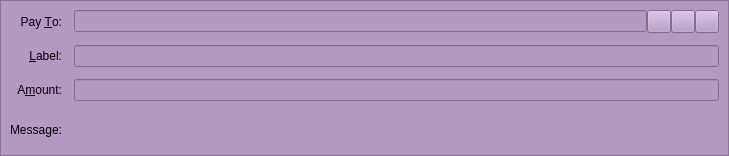
<?xml version="1.0" encoding="UTF-8"?>
<ui version="4.0">
 <class>SendCoinsEntry</class>
 <widget class="QStackedWidget" name="SendCoinsEntry">
  <property name="geometry">
   <rect>
    <x>0</x>
    <y>0</y>
    <width>729</width>
    <height>156</height>
   </rect>
  </property>
  <property name="focusPolicy">
   <enum>Qt::TabFocus</enum>
  </property>
  <property name="autoFillBackground">
   <bool>false</bool>
  </property>
  <property name="styleSheet">
   <string notr="true">background-color: rgb(179, 152, 194);</string>
  </property>
  <widget class="QFrame" name="SendCoins">
   <property name="toolTip">
    <string>This is a normal payment.</string>
   </property>
   <property name="frameShape">
    <enum>QFrame::StyledPanel</enum>
   </property>
   <property name="frameShadow">
    <enum>QFrame::Sunken</enum>
   </property>
   <layout class="QGridLayout" name="gridLayout">
    <property name="spacing">
     <number>12</number>
    </property>
    <item row="0" column="0">
     <widget class="QLabel" name="payToLabel">
      <property name="text">
       <string>Pay &amp;To:</string>
      </property>
      <property name="alignment">
       <set>Qt::AlignRight|Qt::AlignTrailing|Qt::AlignVCenter</set>
      </property>
      <property name="buddy">
       <cstring>payTo</cstring>
      </property>
     </widget>
    </item>
    <item row="0" column="1">
     <layout class="QHBoxLayout" name="payToLayout">
      <property name="spacing">
       <number>0</number>
      </property>
      <item>
       <widget class="QValidatedLineEdit" name="payTo">
        <property name="toolTip">
         <string>The DigitalShadow address to send the payment to</string>
        </property>
       </widget>
      </item>
      <item>
       <widget class="QToolButton" name="addressBookButton">
        <property name="toolTip">
         <string>Choose previously used address</string>
        </property>
        <property name="text">
         <string/>
        </property>
        <property name="icon">
         <iconset resource="../digitalshadow.qrc">
          <normaloff>:/icons/address-book</normaloff>:/icons/address-book</iconset>
        </property>
        <property name="shortcut">
         <string>Alt+A</string>
        </property>
       </widget>
      </item>
      <item>
       <widget class="QToolButton" name="pasteButton">
        <property name="toolTip">
         <string>Paste address from clipboard</string>
        </property>
        <property name="text">
         <string/>
        </property>
        <property name="icon">
         <iconset resource="../digitalshadow.qrc">
          <normaloff>:/icons/editpaste</normaloff>:/icons/editpaste</iconset>
        </property>
        <property name="shortcut">
         <string>Alt+P</string>
        </property>
       </widget>
      </item>
      <item>
       <widget class="QToolButton" name="deleteButton">
        <property name="toolTip">
         <string>Remove this entry</string>
        </property>
        <property name="text">
         <string/>
        </property>
        <property name="icon">
         <iconset resource="../digitalshadow.qrc">
          <normaloff>:/icons/remove</normaloff>:/icons/remove</iconset>
        </property>
       </widget>
      </item>
     </layout>
    </item>
    <item row="1" column="0">
     <widget class="QLabel" name="labelLabel">
      <property name="text">
       <string>&amp;Label:</string>
      </property>
      <property name="alignment">
       <set>Qt::AlignRight|Qt::AlignTrailing|Qt::AlignVCenter</set>
      </property>
      <property name="buddy">
       <cstring>addAsLabel</cstring>
      </property>
     </widget>
    </item>
    <item row="1" column="1">
     <widget class="QLineEdit" name="addAsLabel">
      <property name="toolTip">
       <string>Enter a label for this address to add it to the list of used addresses</string>
      </property>
     </widget>
    </item>
    <item row="2" column="0">
     <widget class="QLabel" name="amountLabel">
      <property name="text">
       <string>A&amp;mount:</string>
      </property>
      <property name="alignment">
       <set>Qt::AlignRight|Qt::AlignTrailing|Qt::AlignVCenter</set>
      </property>
      <property name="buddy">
       <cstring>payAmount</cstring>
      </property>
     </widget>
    </item>
    <item row="2" column="1">
     <widget class="BitcoinAmountField" name="payAmount"/>
    </item>
    <item row="3" column="0">
     <widget class="QLabel" name="messageLabel">
      <property name="text">
       <string>Message:</string>
      </property>
      <property name="alignment">
       <set>Qt::AlignRight|Qt::AlignTrailing|Qt::AlignVCenter</set>
      </property>
     </widget>
    </item>
    <item row="3" column="1">
     <widget class="QLabel" name="messageTextLabel">
      <property name="toolTip">
       <string>A message that was attached to the DigitalShadow: URI which will be stored with the transaction for your reference. Note: This message will not be sent over the DigitalShadow network.</string>
      </property>
      <property name="textFormat">
       <enum>Qt::PlainText</enum>
      </property>
     </widget>
    </item>
   </layout>
  </widget>
  <widget class="QFrame" name="SendCoins_InsecurePaymentRequest">
   <property name="palette">
    <palette>
     <active>
      <colorrole role="WindowText">
       <brush brushstyle="SolidPattern">
        <color alpha="255">
         <red>0</red>
         <green>0</green>
         <blue>0</blue>
        </color>
       </brush>
      </colorrole>
      <colorrole role="Button">
       <brush brushstyle="SolidPattern">
        <color alpha="255">
         <red>179</red>
         <green>152</green>
         <blue>194</blue>
        </color>
       </brush>
      </colorrole>
      <colorrole role="Light">
       <brush brushstyle="SolidPattern">
        <color alpha="255">
         <red>255</red>
         <green>255</green>
         <blue>255</blue>
        </color>
       </brush>
      </colorrole>
      <colorrole role="Midlight">
       <brush brushstyle="SolidPattern">
        <color alpha="255">
         <red>255</red>
         <green>255</green>
         <blue>191</blue>
        </color>
       </brush>
      </colorrole>
      <colorrole role="Dark">
       <brush brushstyle="SolidPattern">
        <color alpha="255">
         <red>127</red>
         <green>127</green>
         <blue>63</blue>
        </color>
       </brush>
      </colorrole>
      <colorrole role="Mid">
       <brush brushstyle="SolidPattern">
        <color alpha="255">
         <red>170</red>
         <green>170</green>
         <blue>84</blue>
        </color>
       </brush>
      </colorrole>
      <colorrole role="Text">
       <brush brushstyle="SolidPattern">
        <color alpha="255">
         <red>0</red>
         <green>0</green>
         <blue>0</blue>
        </color>
       </brush>
      </colorrole>
      <colorrole role="BrightText">
       <brush brushstyle="SolidPattern">
        <color alpha="255">
         <red>255</red>
         <green>255</green>
         <blue>255</blue>
        </color>
       </brush>
      </colorrole>
      <colorrole role="ButtonText">
       <brush brushstyle="SolidPattern">
        <color alpha="255">
         <red>0</red>
         <green>0</green>
         <blue>0</blue>
        </color>
       </brush>
      </colorrole>
      <colorrole role="Base">
       <brush brushstyle="SolidPattern">
        <color alpha="255">
         <red>179</red>
         <green>152</green>
         <blue>194</blue>
        </color>
       </brush>
      </colorrole>
      <colorrole role="Window">
       <brush brushstyle="SolidPattern">
        <color alpha="255">
         <red>179</red>
         <green>152</green>
         <blue>194</blue>
        </color>
       </brush>
      </colorrole>
      <colorrole role="Shadow">
       <brush brushstyle="SolidPattern">
        <color alpha="255">
         <red>0</red>
         <green>0</green>
         <blue>0</blue>
        </color>
       </brush>
      </colorrole>
      <colorrole role="AlternateBase">
       <brush brushstyle="SolidPattern">
        <color alpha="255">
         <red>255</red>
         <green>255</green>
         <blue>191</blue>
        </color>
       </brush>
      </colorrole>
      <colorrole role="ToolTipBase">
       <brush brushstyle="SolidPattern">
        <color alpha="255">
         <red>255</red>
         <green>255</green>
         <blue>220</blue>
        </color>
       </brush>
      </colorrole>
      <colorrole role="ToolTipText">
       <brush brushstyle="SolidPattern">
        <color alpha="255">
         <red>0</red>
         <green>0</green>
         <blue>0</blue>
        </color>
       </brush>
      </colorrole>
     </active>
     <inactive>
      <colorrole role="WindowText">
       <brush brushstyle="SolidPattern">
        <color alpha="255">
         <red>0</red>
         <green>0</green>
         <blue>0</blue>
        </color>
       </brush>
      </colorrole>
      <colorrole role="Button">
       <brush brushstyle="SolidPattern">
        <color alpha="255">
         <red>179</red>
         <green>152</green>
         <blue>194</blue>
        </color>
       </brush>
      </colorrole>
      <colorrole role="Light">
       <brush brushstyle="SolidPattern">
        <color alpha="255">
         <red>255</red>
         <green>255</green>
         <blue>255</blue>
        </color>
       </brush>
      </colorrole>
      <colorrole role="Midlight">
       <brush brushstyle="SolidPattern">
        <color alpha="255">
         <red>255</red>
         <green>255</green>
         <blue>191</blue>
        </color>
       </brush>
      </colorrole>
      <colorrole role="Dark">
       <brush brushstyle="SolidPattern">
        <color alpha="255">
         <red>127</red>
         <green>127</green>
         <blue>63</blue>
        </color>
       </brush>
      </colorrole>
      <colorrole role="Mid">
       <brush brushstyle="SolidPattern">
        <color alpha="255">
         <red>170</red>
         <green>170</green>
         <blue>84</blue>
        </color>
       </brush>
      </colorrole>
      <colorrole role="Text">
       <brush brushstyle="SolidPattern">
        <color alpha="255">
         <red>0</red>
         <green>0</green>
         <blue>0</blue>
        </color>
       </brush>
      </colorrole>
      <colorrole role="BrightText">
       <brush brushstyle="SolidPattern">
        <color alpha="255">
         <red>255</red>
         <green>255</green>
         <blue>255</blue>
        </color>
       </brush>
      </colorrole>
      <colorrole role="ButtonText">
       <brush brushstyle="SolidPattern">
        <color alpha="255">
         <red>0</red>
         <green>0</green>
         <blue>0</blue>
        </color>
       </brush>
      </colorrole>
      <colorrole role="Base">
       <brush brushstyle="SolidPattern">
        <color alpha="255">
         <red>179</red>
         <green>152</green>
         <blue>194</blue>
        </color>
       </brush>
      </colorrole>
      <colorrole role="Window">
       <brush brushstyle="SolidPattern">
        <color alpha="255">
         <red>179</red>
         <green>152</green>
         <blue>194</blue>
        </color>
       </brush>
      </colorrole>
      <colorrole role="Shadow">
       <brush brushstyle="SolidPattern">
        <color alpha="255">
         <red>0</red>
         <green>0</green>
         <blue>0</blue>
        </color>
       </brush>
      </colorrole>
      <colorrole role="AlternateBase">
       <brush brushstyle="SolidPattern">
        <color alpha="255">
         <red>255</red>
         <green>255</green>
         <blue>191</blue>
        </color>
       </brush>
      </colorrole>
      <colorrole role="ToolTipBase">
       <brush brushstyle="SolidPattern">
        <color alpha="255">
         <red>255</red>
         <green>255</green>
         <blue>220</blue>
        </color>
       </brush>
      </colorrole>
      <colorrole role="ToolTipText">
       <brush brushstyle="SolidPattern">
        <color alpha="255">
         <red>0</red>
         <green>0</green>
         <blue>0</blue>
        </color>
       </brush>
      </colorrole>
     </inactive>
     <disabled>
      <colorrole role="WindowText">
       <brush brushstyle="SolidPattern">
        <color alpha="255">
         <red>127</red>
         <green>127</green>
         <blue>63</blue>
        </color>
       </brush>
      </colorrole>
      <colorrole role="Button">
       <brush brushstyle="SolidPattern">
        <color alpha="255">
         <red>179</red>
         <green>152</green>
         <blue>194</blue>
        </color>
       </brush>
      </colorrole>
      <colorrole role="Light">
       <brush brushstyle="SolidPattern">
        <color alpha="255">
         <red>255</red>
         <green>255</green>
         <blue>255</blue>
        </color>
       </brush>
      </colorrole>
      <colorrole role="Midlight">
       <brush brushstyle="SolidPattern">
        <color alpha="255">
         <red>255</red>
         <green>255</green>
         <blue>191</blue>
        </color>
       </brush>
      </colorrole>
      <colorrole role="Dark">
       <brush brushstyle="SolidPattern">
        <color alpha="255">
         <red>127</red>
         <green>127</green>
         <blue>63</blue>
        </color>
       </brush>
      </colorrole>
      <colorrole role="Mid">
       <brush brushstyle="SolidPattern">
        <color alpha="255">
         <red>170</red>
         <green>170</green>
         <blue>84</blue>
        </color>
       </brush>
      </colorrole>
      <colorrole role="Text">
       <brush brushstyle="SolidPattern">
        <color alpha="255">
         <red>127</red>
         <green>127</green>
         <blue>63</blue>
        </color>
       </brush>
      </colorrole>
      <colorrole role="BrightText">
       <brush brushstyle="SolidPattern">
        <color alpha="255">
         <red>255</red>
         <green>255</green>
         <blue>255</blue>
        </color>
       </brush>
      </colorrole>
      <colorrole role="ButtonText">
       <brush brushstyle="SolidPattern">
        <color alpha="255">
         <red>127</red>
         <green>127</green>
         <blue>63</blue>
        </color>
       </brush>
      </colorrole>
      <colorrole role="Base">
       <brush brushstyle="SolidPattern">
        <color alpha="255">
         <red>179</red>
         <green>152</green>
         <blue>194</blue>
        </color>
       </brush>
      </colorrole>
      <colorrole role="Window">
       <brush brushstyle="SolidPattern">
        <color alpha="255">
         <red>179</red>
         <green>152</green>
         <blue>194</blue>
        </color>
       </brush>
      </colorrole>
      <colorrole role="Shadow">
       <brush brushstyle="SolidPattern">
        <color alpha="255">
         <red>0</red>
         <green>0</green>
         <blue>0</blue>
        </color>
       </brush>
      </colorrole>
      <colorrole role="AlternateBase">
       <brush brushstyle="SolidPattern">
        <color alpha="255">
         <red>255</red>
         <green>255</green>
         <blue>127</blue>
        </color>
       </brush>
      </colorrole>
      <colorrole role="ToolTipBase">
       <brush brushstyle="SolidPattern">
        <color alpha="255">
         <red>255</red>
         <green>255</green>
         <blue>220</blue>
        </color>
       </brush>
      </colorrole>
      <colorrole role="ToolTipText">
       <brush brushstyle="SolidPattern">
        <color alpha="255">
         <red>0</red>
         <green>0</green>
         <blue>0</blue>
        </color>
       </brush>
      </colorrole>
     </disabled>
    </palette>
   </property>
   <property name="toolTip">
    <string>This is an unverified payment request.</string>
   </property>
   <property name="autoFillBackground">
    <bool>false</bool>
   </property>
   <property name="frameShape">
    <enum>QFrame::StyledPanel</enum>
   </property>
   <property name="frameShadow">
    <enum>QFrame::Sunken</enum>
   </property>
   <layout class="QGridLayout" name="gridLayout_is">
    <property name="spacing">
     <number>12</number>
    </property>
    <item row="0" column="0">
     <widget class="QLabel" name="payToLabel_is">
      <property name="text">
       <string>Pay To:</string>
      </property>
      <property name="alignment">
       <set>Qt::AlignRight|Qt::AlignTrailing|Qt::AlignVCenter</set>
      </property>
     </widget>
    </item>
    <item row="0" column="1">
     <layout class="QHBoxLayout" name="payToLayout_is">
      <property name="spacing">
       <number>0</number>
      </property>
      <item>
       <widget class="QLabel" name="payTo_is"/>
      </item>
      <item>
       <widget class="QToolButton" name="deleteButton_is">
        <property name="toolTip">
         <string>Remove this entry</string>
        </property>
        <property name="text">
         <string/>
        </property>
        <property name="icon">
         <iconset resource="../digitalshadow.qrc">
          <normaloff>:/icons/remove</normaloff>:/icons/remove</iconset>
        </property>
       </widget>
      </item>
     </layout>
    </item>
    <item row="1" column="0">
     <widget class="QLabel" name="memoLabel_is">
      <property name="text">
       <string>Memo:</string>
      </property>
      <property name="alignment">
       <set>Qt::AlignRight|Qt::AlignTrailing|Qt::AlignVCenter</set>
      </property>
     </widget>
    </item>
    <item row="1" column="1">
     <widget class="QLabel" name="memoTextLabel_is">
      <property name="textFormat">
       <enum>Qt::PlainText</enum>
      </property>
     </widget>
    </item>
    <item row="2" column="0">
     <widget class="QLabel" name="amountLabel_is">
      <property name="text">
       <string>A&amp;mount:</string>
      </property>
      <property name="alignment">
       <set>Qt::AlignRight|Qt::AlignTrailing|Qt::AlignVCenter</set>
      </property>
      <property name="buddy">
       <cstring>payAmount_is</cstring>
      </property>
     </widget>
    </item>
    <item row="2" column="1">
     <widget class="BitcoinAmountField" name="payAmount_is">
      <property name="acceptDrops">
       <bool>false</bool>
      </property>
     </widget>
    </item>
   </layout>
  </widget>
  <widget class="QFrame" name="SendCoins_SecurePaymentRequest">
   <property name="palette">
    <palette>
     <active>
      <colorrole role="WindowText">
       <brush brushstyle="SolidPattern">
        <color alpha="255">
         <red>0</red>
         <green>0</green>
         <blue>0</blue>
        </color>
       </brush>
      </colorrole>
      <colorrole role="Button">
       <brush brushstyle="SolidPattern">
        <color alpha="255">
         <red>179</red>
         <green>152</green>
         <blue>194</blue>
        </color>
       </brush>
      </colorrole>
      <colorrole role="Light">
       <brush brushstyle="SolidPattern">
        <color alpha="255">
         <red>230</red>
         <green>255</green>
         <blue>224</blue>
        </color>
       </brush>
      </colorrole>
      <colorrole role="Midlight">
       <brush brushstyle="SolidPattern">
        <color alpha="255">
         <red>185</red>
         <green>243</green>
         <blue>171</blue>
        </color>
       </brush>
      </colorrole>
      <colorrole role="Dark">
       <brush brushstyle="SolidPattern">
        <color alpha="255">
         <red>70</red>
         <green>116</green>
         <blue>59</blue>
        </color>
       </brush>
      </colorrole>
      <colorrole role="Mid">
       <brush brushstyle="SolidPattern">
        <color alpha="255">
         <red>93</red>
         <green>155</green>
         <blue>79</blue>
        </color>
       </brush>
      </colorrole>
      <colorrole role="Text">
       <brush brushstyle="SolidPattern">
        <color alpha="255">
         <red>0</red>
         <green>0</green>
         <blue>0</blue>
        </color>
       </brush>
      </colorrole>
      <colorrole role="BrightText">
       <brush brushstyle="SolidPattern">
        <color alpha="255">
         <red>155</red>
         <green>255</green>
         <blue>147</blue>
        </color>
       </brush>
      </colorrole>
      <colorrole role="ButtonText">
       <brush brushstyle="SolidPattern">
        <color alpha="255">
         <red>0</red>
         <green>0</green>
         <blue>0</blue>
        </color>
       </brush>
      </colorrole>
      <colorrole role="Base">
       <brush brushstyle="SolidPattern">
        <color alpha="255">
         <red>179</red>
         <green>152</green>
         <blue>194</blue>
        </color>
       </brush>
      </colorrole>
      <colorrole role="Window">
       <brush brushstyle="SolidPattern">
        <color alpha="255">
         <red>179</red>
         <green>152</green>
         <blue>194</blue>
        </color>
       </brush>
      </colorrole>
      <colorrole role="Shadow">
       <brush brushstyle="SolidPattern">
        <color alpha="255">
         <red>0</red>
         <green>0</green>
         <blue>0</blue>
        </color>
       </brush>
      </colorrole>
      <colorrole role="AlternateBase">
       <brush brushstyle="SolidPattern">
        <color alpha="255">
         <red>197</red>
         <green>243</green>
         <blue>187</blue>
        </color>
       </brush>
      </colorrole>
      <colorrole role="NoRole">
       <brush brushstyle="SolidPattern">
        <color alpha="255">
         <red>125</red>
         <green>194</green>
         <blue>122</blue>
        </color>
       </brush>
      </colorrole>
      <colorrole role="ToolTipBase">
       <brush brushstyle="SolidPattern">
        <color alpha="255">
         <red>255</red>
         <green>255</green>
         <blue>220</blue>
        </color>
       </brush>
      </colorrole>
      <colorrole role="ToolTipText">
       <brush brushstyle="SolidPattern">
        <color alpha="255">
         <red>0</red>
         <green>0</green>
         <blue>0</blue>
        </color>
       </brush>
      </colorrole>
     </active>
     <inactive>
      <colorrole role="WindowText">
       <brush brushstyle="SolidPattern">
        <color alpha="255">
         <red>0</red>
         <green>0</green>
         <blue>0</blue>
        </color>
       </brush>
      </colorrole>
      <colorrole role="Button">
       <brush brushstyle="SolidPattern">
        <color alpha="255">
         <red>179</red>
         <green>152</green>
         <blue>194</blue>
        </color>
       </brush>
      </colorrole>
      <colorrole role="Light">
       <brush brushstyle="SolidPattern">
        <color alpha="255">
         <red>230</red>
         <green>255</green>
         <blue>224</blue>
        </color>
       </brush>
      </colorrole>
      <colorrole role="Midlight">
       <brush brushstyle="SolidPattern">
        <color alpha="255">
         <red>185</red>
         <green>243</green>
         <blue>171</blue>
        </color>
       </brush>
      </colorrole>
      <colorrole role="Dark">
       <brush brushstyle="SolidPattern">
        <color alpha="255">
         <red>70</red>
         <green>116</green>
         <blue>59</blue>
        </color>
       </brush>
      </colorrole>
      <colorrole role="Mid">
       <brush brushstyle="SolidPattern">
        <color alpha="255">
         <red>93</red>
         <green>155</green>
         <blue>79</blue>
        </color>
       </brush>
      </colorrole>
      <colorrole role="Text">
       <brush brushstyle="SolidPattern">
        <color alpha="255">
         <red>0</red>
         <green>0</green>
         <blue>0</blue>
        </color>
       </brush>
      </colorrole>
      <colorrole role="BrightText">
       <brush brushstyle="SolidPattern">
        <color alpha="255">
         <red>155</red>
         <green>255</green>
         <blue>147</blue>
        </color>
       </brush>
      </colorrole>
      <colorrole role="ButtonText">
       <brush brushstyle="SolidPattern">
        <color alpha="255">
         <red>0</red>
         <green>0</green>
         <blue>0</blue>
        </color>
       </brush>
      </colorrole>
      <colorrole role="Base">
       <brush brushstyle="SolidPattern">
        <color alpha="255">
         <red>179</red>
         <green>152</green>
         <blue>194</blue>
        </color>
       </brush>
      </colorrole>
      <colorrole role="Window">
       <brush brushstyle="SolidPattern">
        <color alpha="255">
         <red>179</red>
         <green>152</green>
         <blue>194</blue>
        </color>
       </brush>
      </colorrole>
      <colorrole role="Shadow">
       <brush brushstyle="SolidPattern">
        <color alpha="255">
         <red>0</red>
         <green>0</green>
         <blue>0</blue>
        </color>
       </brush>
      </colorrole>
      <colorrole role="AlternateBase">
       <brush brushstyle="SolidPattern">
        <color alpha="255">
         <red>197</red>
         <green>243</green>
         <blue>187</blue>
        </color>
       </brush>
      </colorrole>
      <colorrole role="NoRole">
       <brush brushstyle="SolidPattern">
        <color alpha="255">
         <red>125</red>
         <green>194</green>
         <blue>122</blue>
        </color>
       </brush>
      </colorrole>
      <colorrole role="ToolTipBase">
       <brush brushstyle="SolidPattern">
        <color alpha="255">
         <red>255</red>
         <green>255</green>
         <blue>220</blue>
        </color>
       </brush>
      </colorrole>
      <colorrole role="ToolTipText">
       <brush brushstyle="SolidPattern">
        <color alpha="255">
         <red>0</red>
         <green>0</green>
         <blue>0</blue>
        </color>
       </brush>
      </colorrole>
     </inactive>
     <disabled>
      <colorrole role="WindowText">
       <brush brushstyle="SolidPattern">
        <color alpha="255">
         <red>70</red>
         <green>116</green>
         <blue>59</blue>
        </color>
       </brush>
      </colorrole>
      <colorrole role="Button">
       <brush brushstyle="SolidPattern">
        <color alpha="255">
         <red>179</red>
         <green>152</green>
         <blue>194</blue>
        </color>
       </brush>
      </colorrole>
      <colorrole role="Light">
       <brush brushstyle="SolidPattern">
        <color alpha="255">
         <red>230</red>
         <green>255</green>
         <blue>224</blue>
        </color>
       </brush>
      </colorrole>
      <colorrole role="Midlight">
       <brush brushstyle="SolidPattern">
        <color alpha="255">
         <red>185</red>
         <green>243</green>
         <blue>171</blue>
        </color>
       </brush>
      </colorrole>
      <colorrole role="Dark">
       <brush brushstyle="SolidPattern">
        <color alpha="255">
         <red>70</red>
         <green>116</green>
         <blue>59</blue>
        </color>
       </brush>
      </colorrole>
      <colorrole role="Mid">
       <brush brushstyle="SolidPattern">
        <color alpha="255">
         <red>93</red>
         <green>155</green>
         <blue>79</blue>
        </color>
       </brush>
      </colorrole>
      <colorrole role="Text">
       <brush brushstyle="SolidPattern">
        <color alpha="255">
         <red>70</red>
         <green>116</green>
         <blue>59</blue>
        </color>
       </brush>
      </colorrole>
      <colorrole role="BrightText">
       <brush brushstyle="SolidPattern">
        <color alpha="255">
         <red>155</red>
         <green>255</green>
         <blue>147</blue>
        </color>
       </brush>
      </colorrole>
      <colorrole role="ButtonText">
       <brush brushstyle="SolidPattern">
        <color alpha="255">
         <red>70</red>
         <green>116</green>
         <blue>59</blue>
        </color>
       </brush>
      </colorrole>
      <colorrole role="Base">
       <brush brushstyle="SolidPattern">
        <color alpha="255">
         <red>179</red>
         <green>152</green>
         <blue>194</blue>
        </color>
       </brush>
      </colorrole>
      <colorrole role="Window">
       <brush brushstyle="SolidPattern">
        <color alpha="255">
         <red>179</red>
         <green>152</green>
         <blue>194</blue>
        </color>
       </brush>
      </colorrole>
      <colorrole role="Shadow">
       <brush brushstyle="SolidPattern">
        <color alpha="255">
         <red>0</red>
         <green>0</green>
         <blue>0</blue>
        </color>
       </brush>
      </colorrole>
      <colorrole role="AlternateBase">
       <brush brushstyle="SolidPattern">
        <color alpha="255">
         <red>140</red>
         <green>232</green>
         <blue>119</blue>
        </color>
       </brush>
      </colorrole>
      <colorrole role="NoRole">
       <brush brushstyle="SolidPattern">
        <color alpha="255">
         <red>125</red>
         <green>194</green>
         <blue>122</blue>
        </color>
       </brush>
      </colorrole>
      <colorrole role="ToolTipBase">
       <brush brushstyle="SolidPattern">
        <color alpha="255">
         <red>255</red>
         <green>255</green>
         <blue>220</blue>
        </color>
       </brush>
      </colorrole>
      <colorrole role="ToolTipText">
       <brush brushstyle="SolidPattern">
        <color alpha="255">
         <red>0</red>
         <green>0</green>
         <blue>0</blue>
        </color>
       </brush>
      </colorrole>
     </disabled>
    </palette>
   </property>
   <property name="toolTip">
    <string>This is a verified payment request.</string>
   </property>
   <property name="autoFillBackground">
    <bool>false</bool>
   </property>
   <property name="frameShape">
    <enum>QFrame::StyledPanel</enum>
   </property>
   <property name="frameShadow">
    <enum>QFrame::Sunken</enum>
   </property>
   <layout class="QGridLayout" name="gridLayout_s">
    <property name="spacing">
     <number>12</number>
    </property>
    <item row="0" column="0">
     <widget class="QLabel" name="payToLabel_s">
      <property name="text">
       <string>Pay To:</string>
      </property>
      <property name="alignment">
       <set>Qt::AlignRight|Qt::AlignTrailing|Qt::AlignVCenter</set>
      </property>
     </widget>
    </item>
    <item row="0" column="1">
     <layout class="QHBoxLayout" name="payToLayout_s">
      <property name="spacing">
       <number>0</number>
      </property>
      <item>
       <widget class="QLabel" name="payTo_s">
        <property name="textFormat">
         <enum>Qt::PlainText</enum>
        </property>
       </widget>
      </item>
      <item>
       <widget class="QToolButton" name="deleteButton_s">
        <property name="toolTip">
         <string>Remove this entry</string>
        </property>
        <property name="text">
         <string/>
        </property>
        <property name="icon">
         <iconset resource="../digitalshadow.qrc">
          <normaloff>:/icons/remove</normaloff>:/icons/remove</iconset>
        </property>
       </widget>
      </item>
     </layout>
    </item>
    <item row="1" column="0">
     <widget class="QLabel" name="memoLabel_s">
      <property name="text">
       <string>Memo:</string>
      </property>
      <property name="alignment">
       <set>Qt::AlignRight|Qt::AlignTrailing|Qt::AlignVCenter</set>
      </property>
     </widget>
    </item>
    <item row="1" column="1">
     <widget class="QLabel" name="memoTextLabel_s">
      <property name="textFormat">
       <enum>Qt::PlainText</enum>
      </property>
     </widget>
    </item>
    <item row="2" column="0">
     <widget class="QLabel" name="amountLabel_s">
      <property name="text">
       <string>A&amp;mount:</string>
      </property>
      <property name="alignment">
       <set>Qt::AlignRight|Qt::AlignTrailing|Qt::AlignVCenter</set>
      </property>
      <property name="buddy">
       <cstring>payAmount_s</cstring>
      </property>
     </widget>
    </item>
    <item row="2" column="1">
     <widget class="BitcoinAmountField" name="payAmount_s">
      <property name="acceptDrops">
       <bool>false</bool>
      </property>
     </widget>
    </item>
   </layout>
  </widget>
 </widget>
 <customwidgets>
  <customwidget>
   <class>QValidatedLineEdit</class>
   <extends>QLineEdit</extends>
   <header>qvalidatedlineedit.h</header>
  </customwidget>
  <customwidget>
   <class>BitcoinAmountField</class>
   <extends>QLineEdit</extends>
   <header>bitcoinamountfield.h</header>
  </customwidget>
 </customwidgets>
 <tabstops>
  <tabstop>payTo</tabstop>
  <tabstop>addressBookButton</tabstop>
  <tabstop>pasteButton</tabstop>
  <tabstop>deleteButton</tabstop>
  <tabstop>addAsLabel</tabstop>
  <tabstop>payAmount</tabstop>
  <tabstop>payAmount_is</tabstop>
  <tabstop>deleteButton_is</tabstop>
  <tabstop>payAmount_s</tabstop>
  <tabstop>deleteButton_s</tabstop>
 </tabstops>
 <resources>
  <include location="../digitalshadow.qrc"/>
 </resources>
 <connections/>
</ui>
